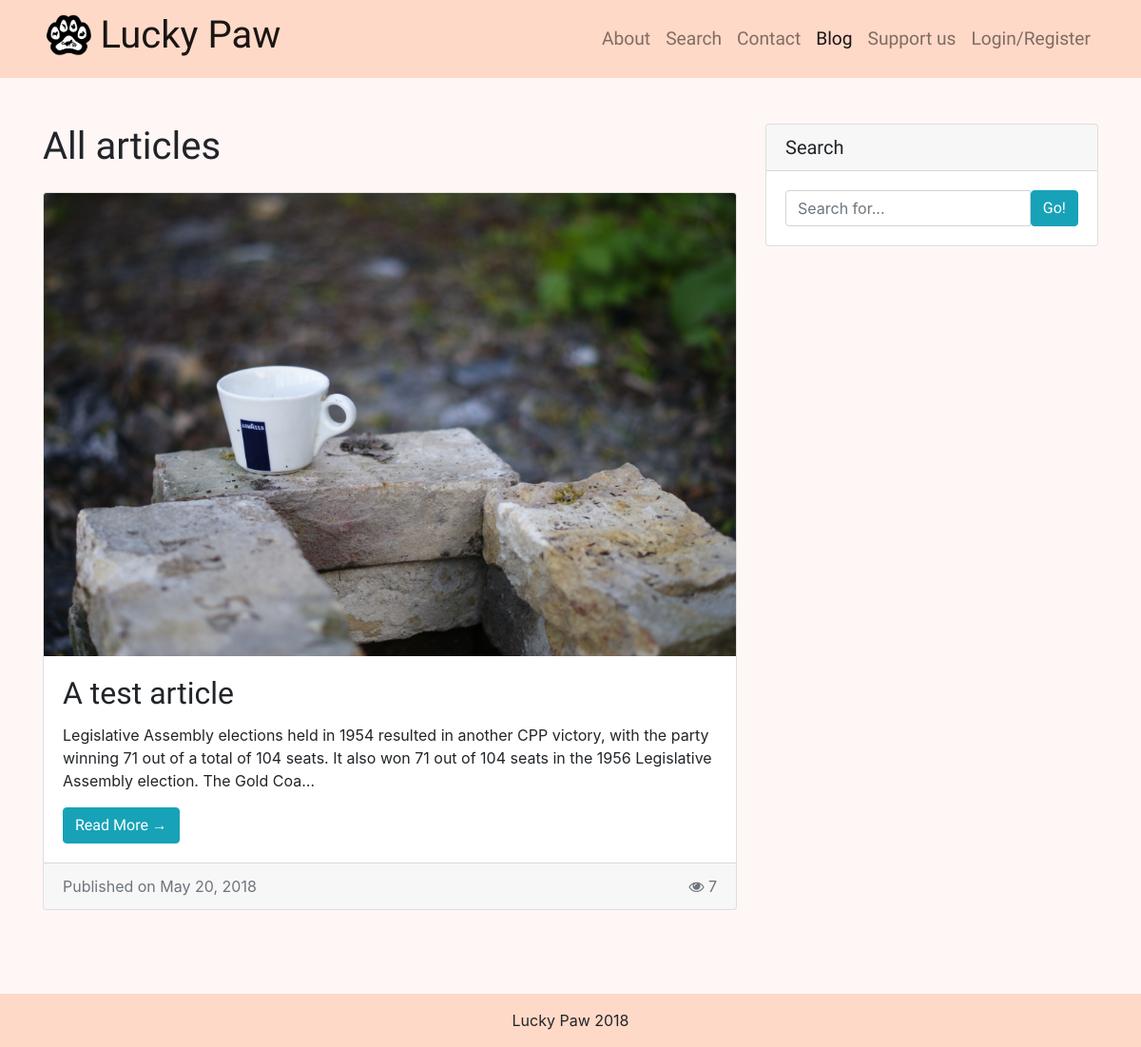
Screenshot of /blog/ with the database file from the repository.
### app/models.py (models this page shows, shortened)
class Article(models.Model):
    id = models.AutoField(primary_key=True)
    title = models.CharField(max_length=50, default='', blank=True)
    body = models.TextField()
    author = models.CharField(max_length=50, default='', blank=True)
    photo = models.ImageField(upload_to=article_directory_path, default='articles/article_default_image.jpg')
    date_published = models.DateField(auto_now=True)
    view_count = models.IntegerField(default=0)

### app/views.py (the view)
# urls.py: path('blog/', views.blog, name='blog'),
def blog(request):
    articles = models.Article.objects.all()
    return render(request, 'app/blog.html', { 'articles': articles })

### app/templates/app/blog.html (shortened to what this page needs)
{% extends 'app/base.html' %}
{% load staticfiles %}
{% block content %}
<div class="row">
  <div class="col-md-8">
    <h1 class="my-4">All articles</h1>
    {% for article in articles %}
        <div class="card mb-4">
          <img class="card-img-top" src="{{ article.photo.url }}" alt="{{ article.title }} – head image">
          <div class="card-body">
            <h2 class="card-title">{{ article.title }}</h2>
            <p class="card-text">{{ article.body|truncatechars_html:220 }}</p>
            <a href="{% url 'article' id=article.id %}" class="btn btn-info">Read More &rarr;</a>
          </div>
          <div class="card-footer text-muted">Published on {{ article.date_published }} <span class="float-right"><i class="fa fa-eye"></i> {{ article.view_count }}</span></div>
        </div>
    {% endfor %}
  </div>
  <div class="col-md-4">
    <div class="card my-4">
      <h5 class="card-header">Search</h5>
      <div class="card-body">
        <div class="input-group">
          <input type="text" class="form-control" placeholder="Search for...">
          <span class="input-group-btn">
            <button class="btn btn-info" type="button">Go!</button>
          </span>
        </div>
      </div>
    </div>
  </div>
</div>
{% endblock %}

### app/static/css/base.css (style rules this page uses)
h1, h2, h3, h4, h5, h6, a, button { font-family: 'Handlee', cursive; }
body { background-color: #fff7f5; }
html { position: relative; min-height: 100%; }

### rows the page displays
Article: photo (picture), title "A test article", body "Legislative Assembly elections held in 1954 resulted in another CPP victory, with the party winning 71 out of a total of 104 seats. It also won 71 out of 104 seats in the 1956 Legislative Assembly election. The Gold Coa…", date_published "May 20, 2018", view_count "7"
